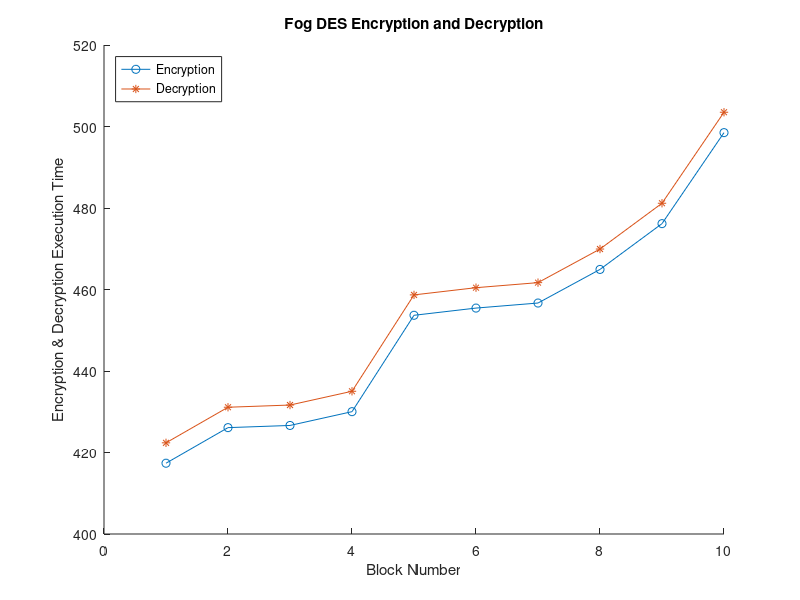

This figure's MATLAB source:
clear all;
close all;
clc

A= dlmread("fog_blocks.csv");
x= A(:,1);
y= A(:,2);

hold on
plot(x,'-o');
plot(y,'-*');

legend('Encryption','Decryption','Location','NorthWest')
xlabel('Block Number'), ylabel('Encryption & Decryption Execution Time')
title(' Fog DES Encryption and Decryption ')

